Frame 1 (no input): blank canvas, image omitted
Frame 60 (the mouse pressed at the canvas centre just before this capture): blank canvas, image omitted
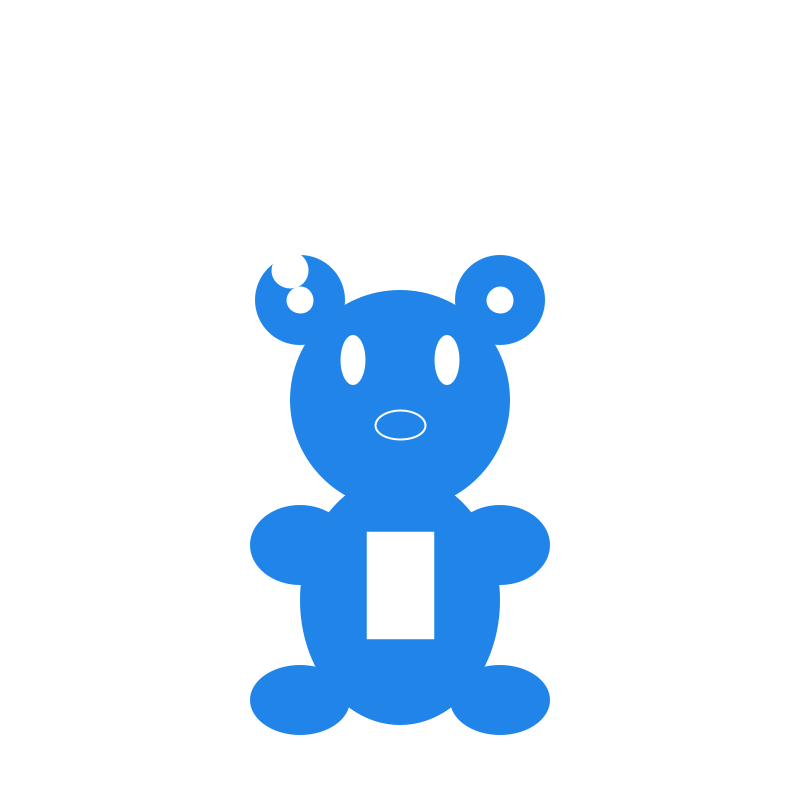
Frame 120 (the mouse held since frame 60 and released just before this capture)

The Processing sketch whose frames 1 and 60 were blank and that drew this single picture after the mouse press (run headless with seeded random() and noise(); from frame 60 on, the mouse is pressed at the canvas centre):

// Processing sketch: processing_85388
// ── processing_85388.pde

void setup(){
size(800,800);
}
void draw(){
background(255);
ellipseMode(CENTER);
//this function is for mouse press

if(mousePressed) {
  fill(32,132,232);
}else{
  fill(255);
}
  noStroke();
   //body
  ellipse(mouseX,mouseY+200,200,250);
  //left arm
  ellipse(mouseX-100,mouseY+145,100,80);
  //right arm
  ellipse(mouseX+100,mouseY+145,100,80);
  //left leg
  ellipse(mouseX-100,mouseY+300,100,70);
  //right leg
  ellipse(mouseX+100,mouseY+300,100,70);
    //left ear
  ellipse(mouseX+-100,mouseY-100,90,90);
  //right ear
  ellipse(mouseX+100,mouseY-100,90,90);
  //head
  ellipse(mouseX,mouseY,220,220);
  //symbol
  rect(mouseX-53,mouseY+135,100,125);
  if(mousePressed) {
  fill(255);
}
  //right eye
    ellipse(mouseX+47,mouseY-40,25,50);
  //left eye
  ellipse(mouseX-47,mouseY-40,25,50);
  stroke(255);
 fill(255);
  strokeWeight(7.5);
    rect(mouseX-30,mouseY+135,60,100);
     //nose
     noFill();
     stroke(255);
     strokeWeight(2);
  ellipse(mouseX,mouseY+25,50,29);
  fill(255);
  ellipse(mouseX-110,mouseY-130,35,35);
    ellipse(mouseX-100,mouseY-100,25,25);
    ellipse(mouseX+100,mouseY-100,25,25);

}
